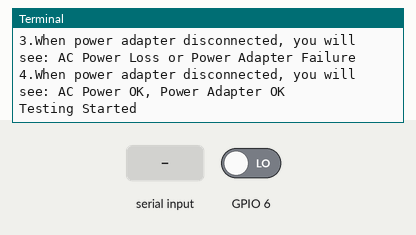
A program run on a simulated Raspberry Pi (BCM pin numbers). On the bench: the last lines printed to the terminal. The test bench sets the inputs (shaded band); at power-on: GPIO 6 LOW. At 5.8 s the program stops and its outputs stay as they are.

Above: at 1.2 s.
1.3 s: GPIO 6 driven HIGH
At 2.5 s:
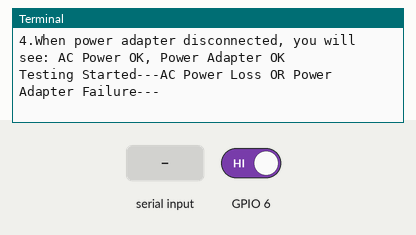
2.8 s: GPIO 6 driven LOW
At 3.9 s:
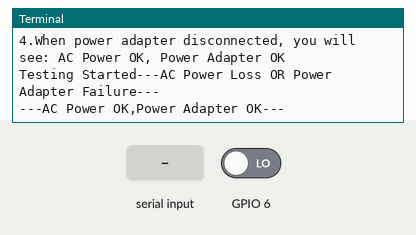
4.3 s: GPIO 6 driven HIGH
At 5.1 s:
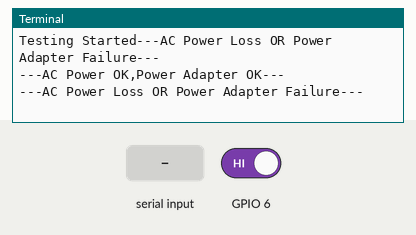
5.8 s: "1" typed at the terminal, then Enter
At 6.2 s:
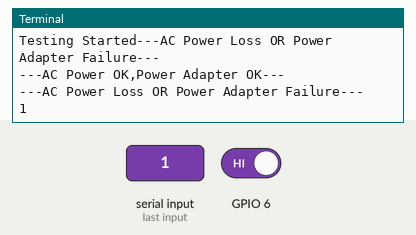

Measured:
- after the input at 1.3 s, the terminal: prints a new line at once (image 1)
- after the input at 2.8 s, the terminal: prints a new line at once (image 2)
- after the input at 4.3 s, the terminal: prints a new line at once (image 3)
- after the input at 5.8 s, the terminal: prints a new line at once (image 4)

The program:

x728pld.py
```python
#!/usr/bin/env python
import RPi.GPIO as GPIO

GPIO.setmode(GPIO.BCM)
GPIO.setup(6, GPIO.IN)

def my_callback(channel):
    if GPIO.input(6):     # if port 6 == 1
        print "---AC Power Loss OR Power Adapter Failure---"
    else:                  # if port 6 != 1
        print "---AC Power OK,Power Adapter OK---"

GPIO.add_event_detect(6, GPIO.BOTH, callback=my_callback)

print "1.Make sure your power adapter is connected"
print "2.Disconnect and connect the power adapter to test"
print "3.When power adapter disconnected, you will see: AC Power Loss or Power Adapter Failure"
print "4.When power adapter disconnected, you will see: AC Power OK, Power Adapter OK"

raw_input("Testing Started")
```
